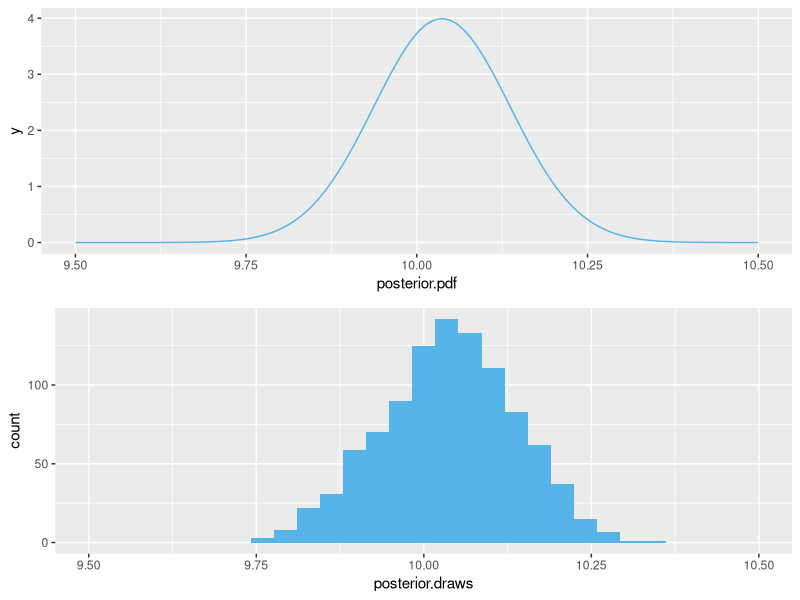
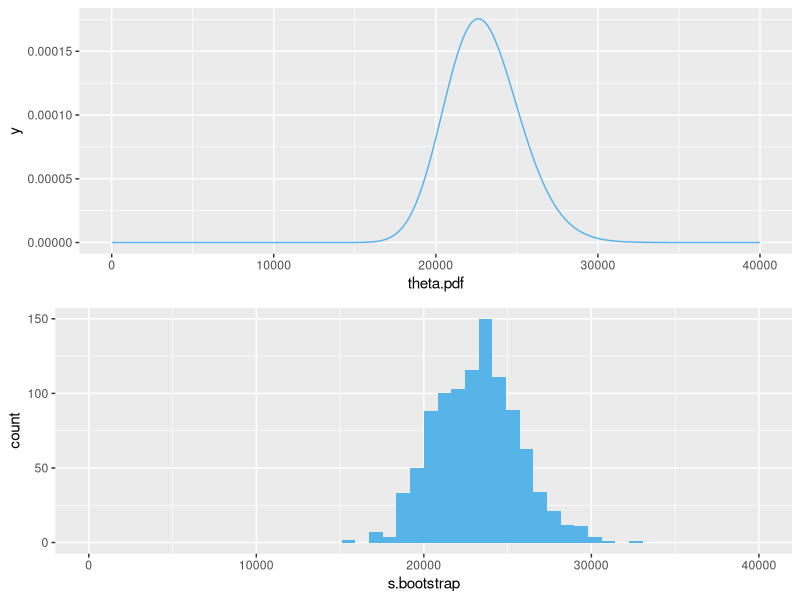

Source code (R) for these figures, in order:
if (!'ggplot2' %in% rownames(installed.packages())) {install.packages('ggplot2')}
library('ggplot2')
if (!'gridExtra' %in% rownames(installed.packages())) {install.packages('gridExtra')}
library('gridExtra')

rm(list = ls())

set.seed(9231066)

n <- 100
mu <- 10
sigma <- 1
draws <- 1000

B <- 1000
alpha <- 0.05

samples <- rnorm(n, mean = mu, sd = sigma)

posterior.mean <- mean(samples)
posterior.variance <- 1 / n

d <- function(x) {dnorm(x, mean = posterior.mean, sd = sqrt(posterior.variance))}
plot.pdf <- ggplot(data = data.frame(posterior.pdf = c(9.5, 10.5)), mapping = aes(x = posterior.pdf))
plot.pdf <- plot.pdf + stat_function(fun = d, n = 1000, color = '#56B4E9')

posterior.draws <- rnorm(draws, mean = posterior.mean, sd = sqrt(posterior.variance))

plot.hist <- ggplot(data = data.frame(posterior.draws), aes(x = posterior.draws))
plot.hist <- plot.hist + geom_histogram(bins = 30, fill = '#56B4E9')
plot.hist <- plot.hist + xlim(9.5, 10.5)

grid.arrange(plot.pdf, plot.hist, nrow = 2)

s.estimate <- exp(mean(posterior.draws))
s.bootstrap <- c()
s.true <- c()
for (i in 1:B) {
    tmp <- rnorm(1, mean = posterior.mean, sd = sqrt(posterior.variance))
    samples <- rnorm(draws, mean = tmp, sd = 1)
    s.bootstrap <- c(s.bootstrap, exp(mean(samples)))
}

d <- function(x) {
    sqrt(n) / (x*sigma*sqrt(2*pi)) * exp(-n*(log(x) - posterior.mean)^2 / (2*sigma^2))
}
plot.pdf <- ggplot(data = data.frame(theta.pdf = c(0, 40000)), mapping = aes(x = theta.pdf))
plot.pdf <- plot.pdf + stat_function(fun = d, n = 2500, color = '#56B4E9')

posterior.draws <- rnorm(draws, mean = posterior.mean, sd = sqrt(posterior.variance))

plot.hist <- ggplot(data = data.frame(s.bootstrap), aes(x = s.bootstrap))
plot.hist <- plot.hist + geom_histogram(bins = 50, fill = '#56B4E9')
plot.hist <- plot.hist + xlim(0, 40000)

grid.arrange(plot.pdf, plot.hist, nrow = 2)

s.bootstrap <- sort(s.bootstrap)
s.stderr <- sd(s.bootstrap)

s.normal.min <- s.estimate + s.stderr * qnorm(alpha / 2)
s.normal.max <- s.estimate + s.stderr * qnorm(1 - alpha / 2)
s.pivotal.min <- 2 * s.estimate - s.bootstrap[B * (1 - alpha / 2)]
s.pivotal.max <- 2 * s.estimate - s.bootstrap[B * alpha / 2]
s.percentile.min <- s.bootstrap[B * alpha / 2]
s.percentile.max <- s.bootstrap[B * (1 - alpha / 2)]

print(sprintf('Normal confidence interval is (%f, %f).', s.normal.min, s.normal.max))
print(sprintf('Pivotal confidence interval is (%f, %f).', s.pivotal.min, s.pivotal.max))
print(sprintf('Percentile confidence interval is (%f, %f).', s.percentile.min, s.percentile.max))
